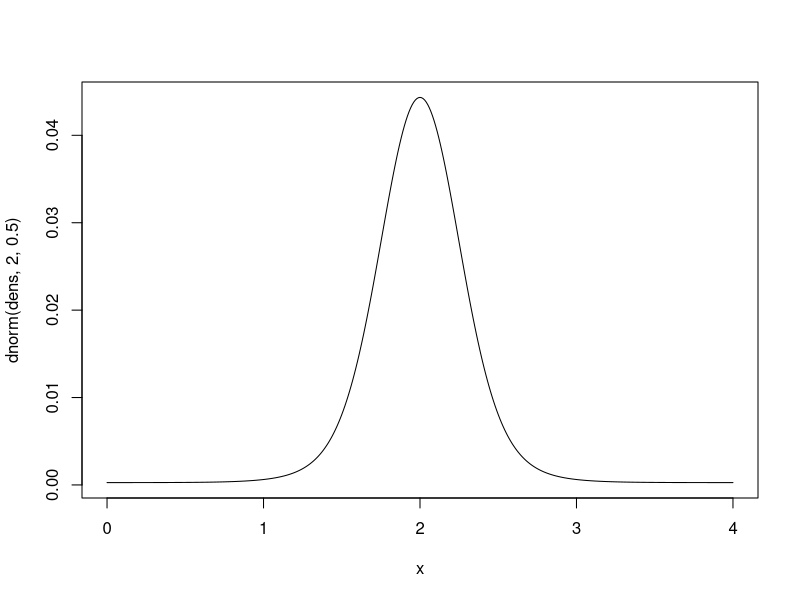

Source code (R):
## ---- chunk 1
norm <- rnorm(100)
norm
## ---- chunk 2
x<-seq(0,4,.01)
dens<-dnorm(x, 2, 0.5)
plot(x, dnorm(dens, 2, 0.5), type = "l")
